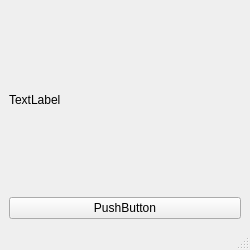
<?xml version="1.0" encoding="UTF-8"?>
<ui version="4.0">
 <class>MainWindow</class>
 <widget class="QMainWindow" name="MainWindow">
  <property name="geometry">
   <rect>
    <x>0</x>
    <y>0</y>
    <width>250</width>
    <height>250</height>
   </rect>
  </property>
  <property name="windowTitle">
   <string>MainWindow</string>
  </property>
  <widget class="QWidget" name="centralwidget">
   <layout class="QVBoxLayout" name="verticalLayout_2">
    <item>
     <layout class="QVBoxLayout" name="verticalLayout">
      <item>
       <widget class="QLabel" name="label">
        <property name="text">
         <string>TextLabel</string>
        </property>
       </widget>
      </item>
      <item>
       <widget class="QPushButton" name="pushButton">
        <property name="text">
         <string>PushButton</string>
        </property>
       </widget>
      </item>
     </layout>
    </item>
   </layout>
  </widget>
  <widget class="QMenuBar" name="menubar">
   <property name="geometry">
    <rect>
     <x>0</x>
     <y>0</y>
     <width>250</width>
     <height>22</height>
    </rect>
   </property>
  </widget>
  <widget class="QStatusBar" name="statusbar"/>
 </widget>
 <resources/>
 <connections/>
</ui>
